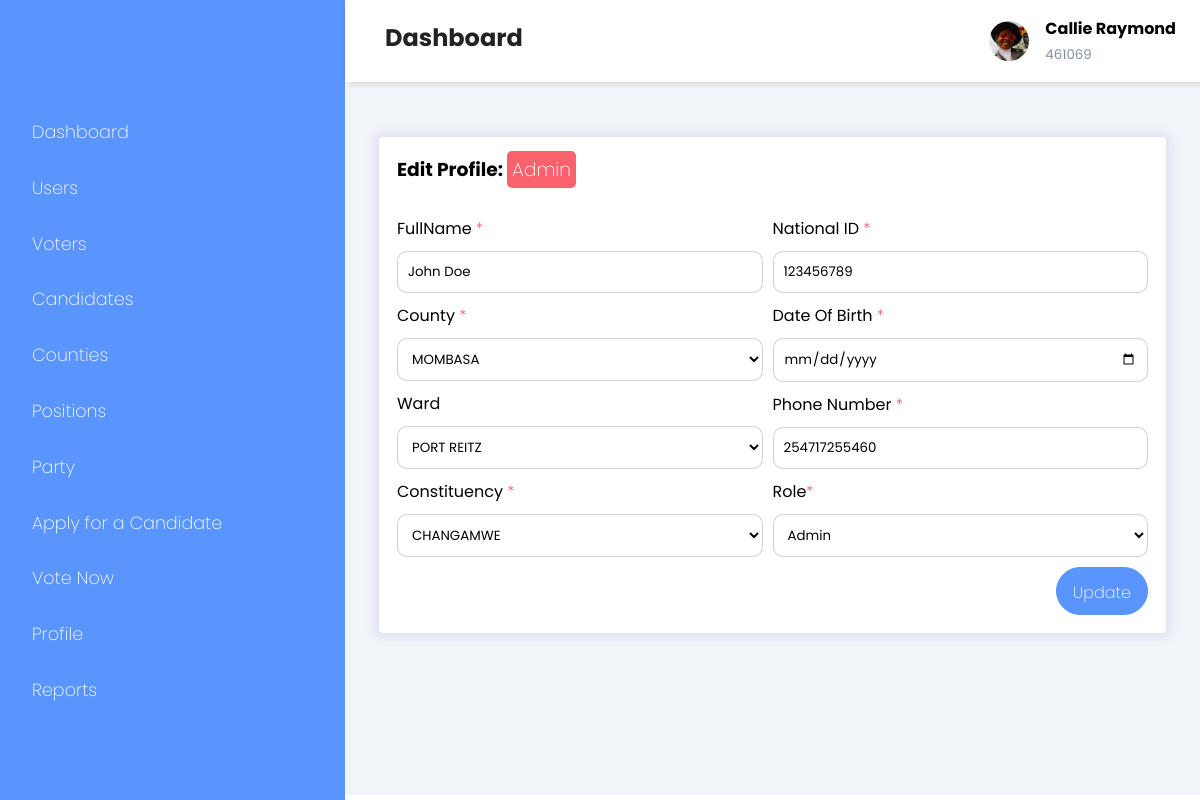
Screenshot of /admin/edit-user.php?edit_user=16 (signed in) with the database file from the repository.
### tables this page shows
CREATE TABLE `users` (
  `id` int(11) NOT NULL,
  `voter_id` int(11) NOT NULL,
  `fullname` varchar(255) NOT NULL,
  `date_of_birth` varchar(255) DEFAULT NULL,
  `national_id` int(11) NOT NULL,
  `phone_number` varchar(255) NOT NULL,
  `county` varchar(255) NOT NULL,
  `constituency` varchar(255) NOT NULL,
  `ward` varchar(255) NOT NULL,
  `is_admin` tinyint(1) DEFAULT NULL,
  `is_voter` tinyint(1) DEFAULT NULL,
  `is_candidate` tinyint(1) DEFAULT NULL,
  `party` varchar(255) DEFAULT NULL,
  `position` varchar(255) DEFAULT NULL,
  `is_verified` int(11) NOT NULL DEFAULT 0,
  `password` text NOT NULL,
  `created_at` timestamp NOT NULL DEFAULT current_timestamp()
);

### functions/functions.php (called while the page is built, shortened)
<?php include "../db/helpers.php";
if (isset($_GET['edit_user'])) {
    $id = $_GET['edit_user'];
    $sql = "SELECT * FROM users WHERE id = '$id' LIMIT 1";
    $result = query($sql);
    if (mysqli_num_rows($result) == 1) {
        while ($row = fetch_array($result)) {
            $fullname = $row['fullname'];
            $national_id = $row['national_id'];
            $phone_number = $row['phone_number'];
            $is_admin = $row['is_admin'];
            $is_candidate = $row['is_candidate'];
            if ($is_admin) {
                $role = "Admin";
            } elseif ($is_candidate) {
                $role = "Candidate";
            } else {
                $role = "Voter";
            }
        }
    } else {
        redirect("users.php");
    }
}

### admin/edit-user.php (the view, shortened to what this page needs)
<?php
include "../shared/header.php";
?>
<div class="main-content">
    <?php include "../shared/top-nav.php" ?>
    <main>
        <div class="add-user-grid">
            <div class="add-users">
                <div class="card">
                    <div class="card-header">
                        <h3>Edit Profile: <span class="badge bg-secondary"><?php echo $role ?></h3>
                    </div>
                    <div class="card-body">
                        <form action="<?php echo htmlspecialchars($_SERVER["PHP_SELF"]); ?>" method="post">
                            <div class="row">
                                <div class="col-6 pr-5">
                                    <label for="fullname">FullName <span class="text-danger">*</label>
                                    <input type="text" id="fullname" name="fullname" placeholder="FullName" value="<?php echo $fullname ?>" required><br>
                                    <label for="county">County <span class="text-danger">*</label>
                                    <select id="county" name="county">
                                        <?php echo counties() ?>
                                    </select>
                                    <label for="ward">Ward</label>
                                    <select id="ward" name="ward">
                                    </select>
                                    <label for="constituency">Constituency <span class="text-danger">*</label>
                                    <select id="constituency" name="constituency">
                                        <?php echo constituency() ?>
                                    </select>
                                </div>
                                <div class="col-6">
                                    <label for="nationalID">National ID <span class="text-danger">*</label>
                                    <input type="number" id="nationalID" name="national_id" placeholder="Minimum of 8 digits required..." value="<?php echo $national_id ?>" required><br>
                                    <label for="date">Date Of Birth <span class="text-danger">*</label>
                                    <input type="date" id="date" name="date_of_birth" value="<?php echo $date_of_birth ?>"><br>
                                    <label for="phonenumber">Phone Number <span class="text-danger">*</label>
                                    <input type="text" id="phonenumber" name="phone_number" placeholder="Please enter valid phone number..." value="<?php echo $phone_number ?>" required><br>
                                    <label for="role">Role<span class="text-danger">*</label>
                                    <select id="role" name="role">
                                        <option value="admin">Admin</option>
                                    </select>
                                    <div class="create-btn">
                                        <button type="submit" class="button" name="update_user"><span class="las la-save"></span><span>Update</span></button>
                                    </div>
                                </div>
                            </div>
                        </form>
                    </div>
                </div>
            </div>
        </div>
    </main>
</div>
<?php include "../shared/footer.php"; ?>

### assets/css/index.css (style rules this page uses)
* { margin: 0; padding: 0; box-sizing: border-box; font-family: 'Poppins'; list-style-type: none; text-decoration: none; }
:root { --main-color: #5995fd; --color-dark: #1d2231; --text-grey: #8390a2; }
.col-6 { width: 50%; float: left; }
.main-content { margin-left: 345px; transition: margin-left 300ms; }
main { margin-top: 85px; padding: 2rem 1.5rem; background: #f1f5f9; min-height: calc(100vh - 90px); }
.card { background: #fff; border-radius: 5px; }
.card-body, .card-header { padding: 1rem; }
.card-header { display: flex; justify-content: space-between; align-items: center; }
.bg-secondary { background-color: #f9616d; padding: 5px; border-radius: 5px; color: #fff; }
.button { background-color: #5995fd; border-radius: 25px; color: #fff; font-size: 1rem; padding: .5rem 1rem; border: 1px solid var(--main-color); }
#fullname, #phonenumber, #password, #password2, #nationalID, #county, #date, #constituency, #ward, #role, #position, #party { width:100%; padding: 10px; margin: 10px 0; margin-left: 0px; border: 1px solid rgba(128, 128, 128, 0.356) ; border-radius: 10px; background-color: #fff; }
.card { text-align: left; position: relative; display: flex; flex-direction: column; word-wrap: break-word; background-color: #fff; background-clip: border-box; border: 2px solid #fff; border-radius: 0.25rem; }
.row { display: flex; flex-wrap: wrap; }
.text-danger { color: #dc3545!important; }
.create-btn { display: flex; justify-content: flex-end; }
.card { position: relative; display: flex; flex-direction: column; min-width: 0; margin-top: 20px; margin-inline: 10px; word-wrap: break-word; background-color: #fff; background-clip: border-box; border: 2px solid #fff; border-radius: 0.25rem; box-shadow: 0 0 11px 5px rgb(103 58 183 / 10%); transition: all 300ms ease-in-out; -webkit-transition: all 300ms ease-in-out; }
span { font-weight: 200; }

### shared/header.php (style rules this page uses)
.pr-5 { padding-right: 10px; }

### rows the page displays
users: is_admin "Admin", fullname "John Doe", national_id "123456789", phone_number "254717255460"

### other values shown
$_SESSION["name"] "Callie Raymond"
$_SESSION["voter_id"] "461069"
form field county "MOMBASA"
form field ward "PORT REITZ"
form field constituency "CHANGAMWE"
